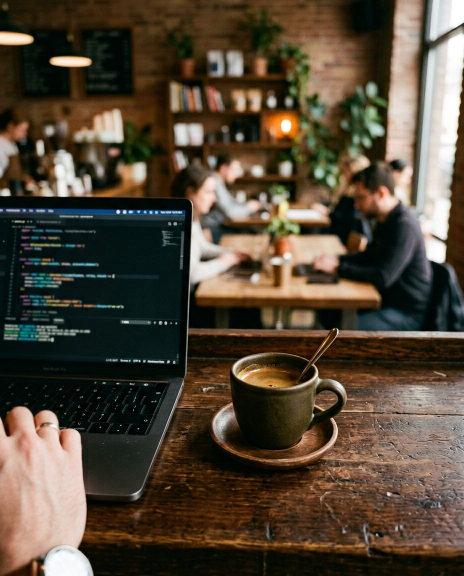
#> input picture source/photos/hero.jpg, 928 x 1152 px (shown at 1/2 size)
$ python prep_images.py
#> lines starting #> are read from the running program, lines starting #| are printed output that depends on the picture
#> in make, im is the input picture: PIL image 928x1152 RGB; mean R, G, B 82.8, 71.1, 55.2
from PIL import Image, ImageEnhance
import pathlib

ROOT = pathlib.Path(__file__).resolve().parents[2] / "source"
SRC = ROOT / "photos"
SRC2 = ROOT / "images"
OUT = pathlib.Path(__file__).resolve().parents[1] / "img"
OUT.mkdir(exist_ok=True)

BG_DARK = (16, 14, 12)
BG_LIGHT = (246, 241, 233)

def cover(im, w, h):
#> called with w = 700, h = 1220
    s = max(w / im.width, h / im.height)
#> s = 1.06
    im2 = im.resize((round(im.width * s), round(im.height * s)), Image.LANCZOS)
    x = (im2.width - w) // 2
#> x = 141
    y = (im2.height - h) // 2
#> y = 0
    return im2.crop((x, y, x + w, y + h))

def fade(im, color, side, frac=0.35, max_alpha=255):
#> called with color = (16, 14, 12), side = 'left', frac = 0.2, max_alpha = 255
    w, h = im.size
#> w = 700; h = 1220
    mask = Image.new("L", (w, h), 0)
#> mask: PIL image 700x1220 L; every value is 0
    px = mask.load()
    span = int(w * frac)
#> span = 140
    for x in range(span):
        v = int(max_alpha * (1 - x / span) ** 1.5)
        for y in range(h):
            px[x, y] = v
    solid = Image.new("RGB", (w, h), color)
    im = im.convert("RGB")
    if side == "left":
        return Image.composite(solid, im, mask)
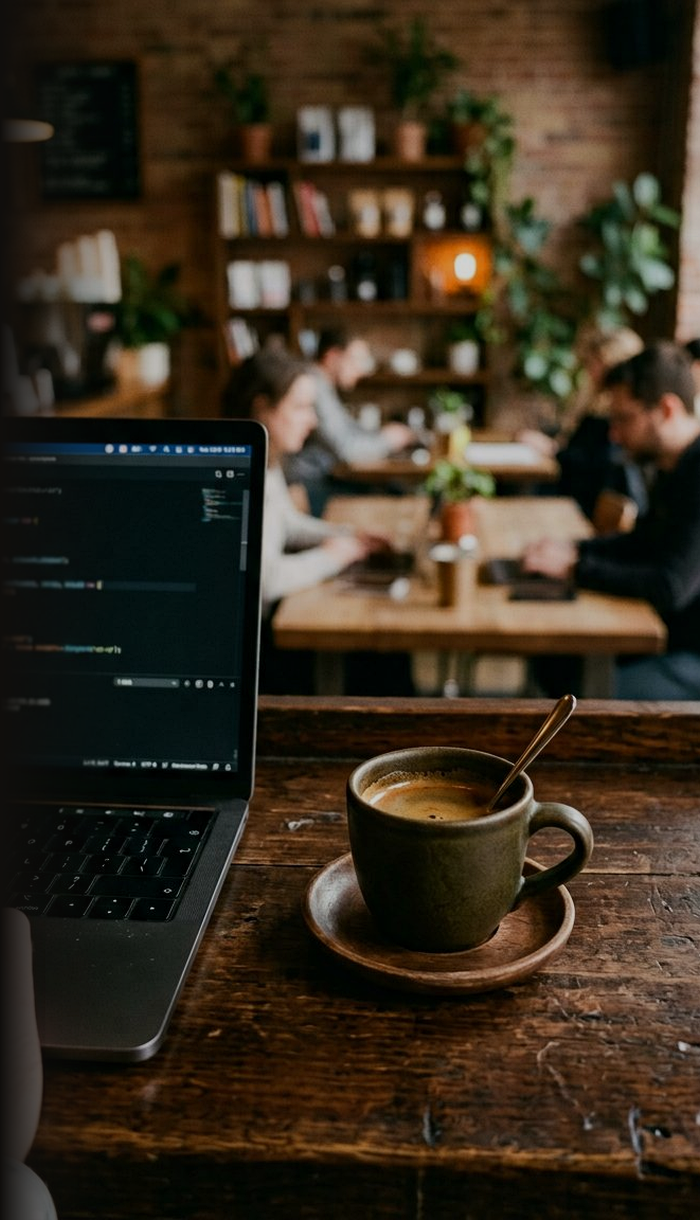
#> returned value: PIL image 700x1220 RGB; mean R, G, B 55.8, 45.3, 30.9
    mask = mask.transpose(Image.FLIP_LEFT_RIGHT)
    return Image.composite(solid, im, mask)

def make(src, name, w, h, dark=0.0, sat=1.0, fade_side=None, fade_color=BG_DARK, fade_frac=0.3, sharp=1.05, src2=False):
    base = SRC2 if src2 else SRC
    im = Image.open(base / src).convert("RGB")
    im = cover(im, w, h)
    if sat != 1.0:
        im = ImageEnhance.Color(im).enhance(sat)
    if dark:
        im = ImageEnhance.Brightness(im).enhance(1 - dark)
    if sharp != 1.0:
        im = ImageEnhance.Sharpness(im).enhance(sharp)
    if fade_side:
        im = fade(im, fade_color, fade_side, fade_frac)
    im.save(OUT / name, "JPEG", quality=88, optimize=True, progressive=True)
    print(name, im.size)
#| cover.jpg (700, 1220)

make("hero.jpg", "cover.jpg", 700, 1220, dark=0.18, fade_side="left", fade_frac=0.20)
make("coffee_bar.jpg", "band.jpg", 2240, 360, dark=0.18, sat=0.92)
#> call 2 of make, with src = 'coffee_bar.jpg', name = 'band.jpg', w = 2240, h = 360, dark = 0.18, sat = 0.92, fade_color = (16, 14, 12), fade_frac = 0.3
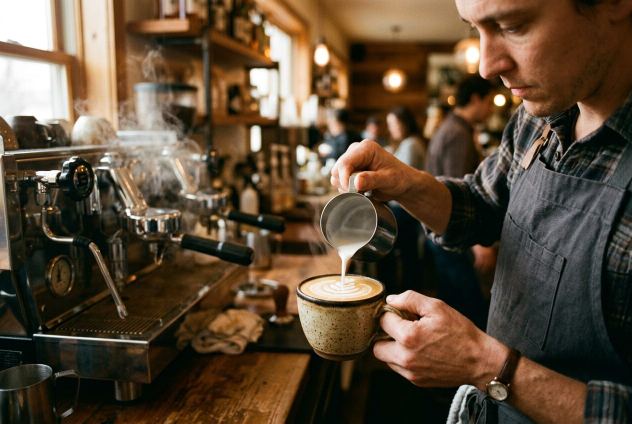
#> input picture source/photos/coffee_bar.jpg, 1264 x 848 px (shown at 1/2 size)
#> in make, im is the input picture: PIL image 1264x848 RGB; mean R, G, B 91.4, 74.2, 54.7
#> call 2 of cover, with w = 2240, h = 360
#> in cover (call 2), `return im2.crop((x, y, x + w, y + h))`:
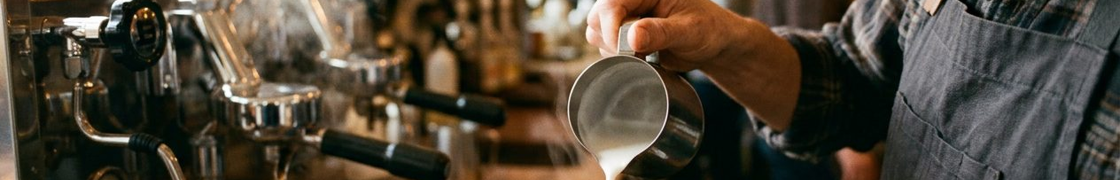
#> returned value: PIL image 2240x360 RGB (shown at 1/2 size); mean R, G, B 77.1, 67.9, 54.4
#> in make (call 2), `im = ImageEnhance.Brightness(im).enhance(1 - dark)`:
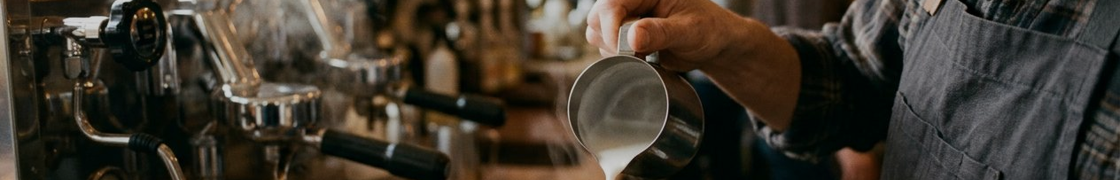
#> im: PIL image 2240x360 RGB (shown at 1/2 size); mean R, G, B 61.8, 54.9, 44.7
#| band.jpg (2240, 360)
make("space.jpg", "solution.jpg", 900, 620, dark=0.20)
#> call 3 of make, with src = 'space.jpg', name = 'solution.jpg', w = 900, h = 620, dark = 0.2, sat = 1, fade_color = (16, 14, 12), fade_frac = 0.3
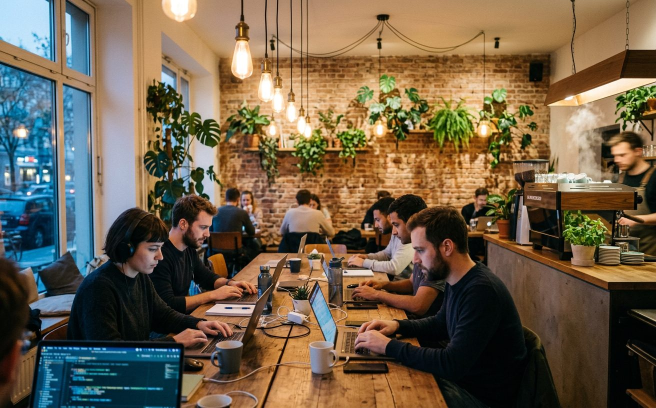
#> input picture source/photos/space.jpg, 1312 x 816 px (shown at 1/2 size)
#> in make, im is the input picture: PIL image 1312x816 RGB; mean R, G, B 111.3, 95.6, 74.3
#> call 3 of cover, with w = 900, h = 620
#> in cover (call 3), `return im2.crop((x, y, x + w, y + h))`:
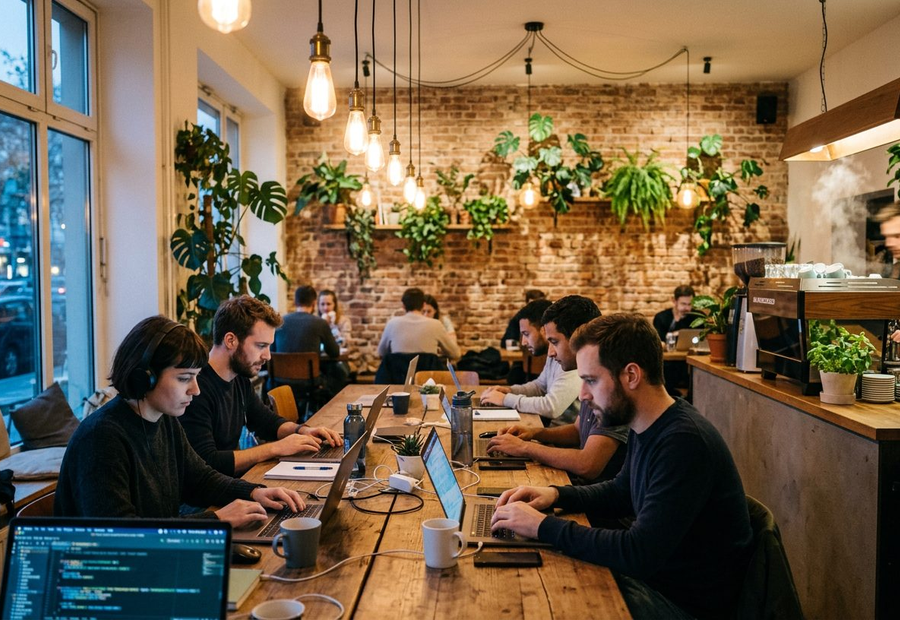
#> returned value: PIL image 900x620 RGB; mean R, G, B 114.9, 97, 74.3
#> in make (call 3), `im = ImageEnhance.Brightness(im).enhance(1 - dark)`:
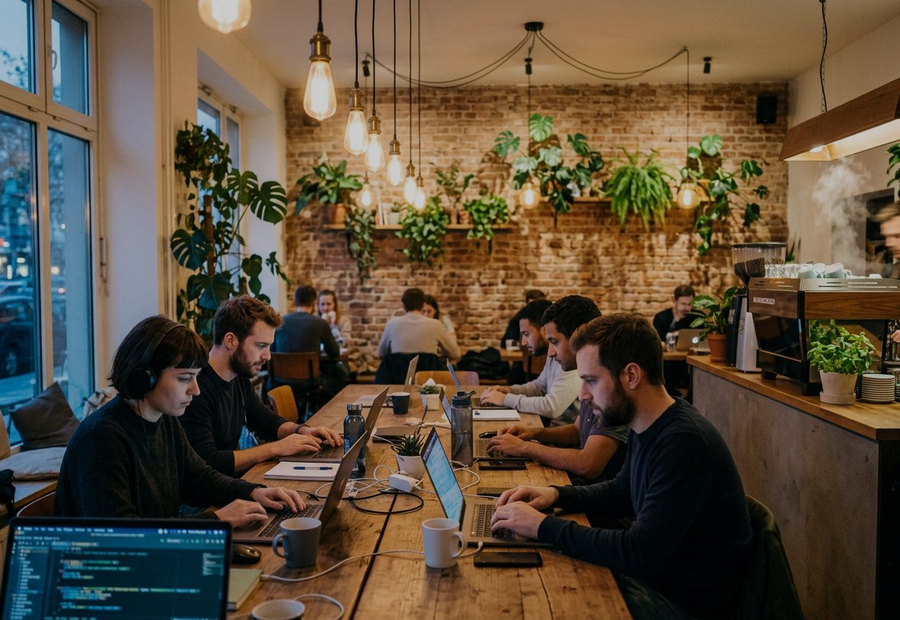
#> im: PIL image 900x620 RGB; mean R, G, B 91.5, 77.2, 59
#| solution.jpg (900, 620)
make("merch.jpg", "merch.jpg", 1240, 720, dark=0.06)
#> (the run stopped early here; a loop or call above may not have finished)
